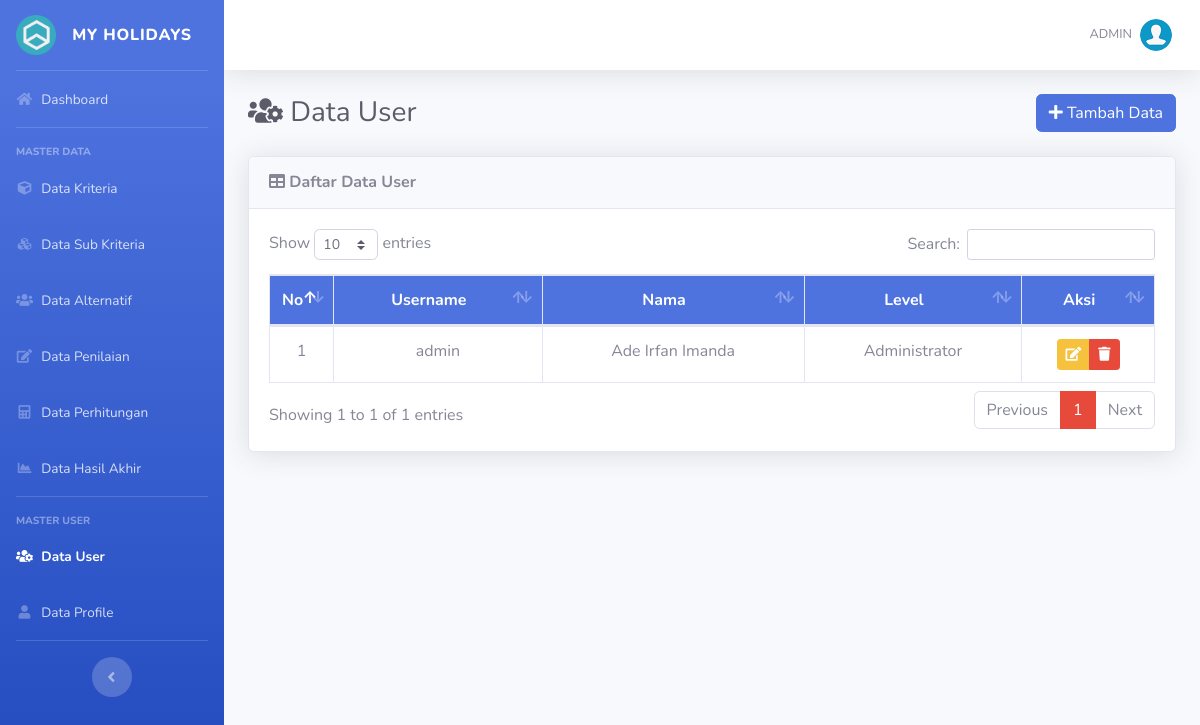
Screenshot of /list-user.php (signed in) with the database file from the repository.
### tables this page shows
CREATE TABLE `user` (
  `id_user` int(5) NOT NULL,
  `username` varchar(16) NOT NULL,
  `password` varchar(50) NOT NULL,
  `nama` varchar(70) NOT NULL,
  `email` varchar(50) DEFAULT NULL,
  `role` char(1) NOT NULL
);

### list-user.php (the view, shortened to what this page needs)
<?php require_once('includes/init.php'); ?>
<?php
require_once('template/header.php');
?>
<div class="d-sm-flex align-items-center justify-content-between mb-4">
    <h1 class="h3 mb-0 text-gray-800"><i class="fas fa-fw fa-users-cog"></i> Data User</h1>
    <a href="tambah-user.php" class="btn btn-primary"> <i class="fa fa-plus"></i> Tambah Data </a>
</div>
<div class="card shadow mb-4">
    <div class="card-header py-3">
        <h6 class="m-0 font-weight-bold"><i class="fa fa-table"></i> Daftar Data User</h6>
    </div>
    <div class="card-body">
		<div class="table-responsive">
			<table class="table table-bordered" id="dataTable" width="100%" cellspacing="0">
				<thead class="bg-primary text-white">
					<tr align="center">
						<th width="5%">No</th>
						<th>Username</th>
						<th>Nama</th>
						<th>Level</th>
						<th width="15%">Aksi</th>
					</tr>
				</thead>
				<tbody>
				<?php
				$no=0;
				$query = mysqli_query($koneksi,"SELECT * FROM user");
				while($data = mysqli_fetch_array($query)):
				$no++;
				?>
					<tr align="center">
						<td><?php echo $no; ?></td>
						<td><?php echo $data['username']; ?></td>
						<td><?php echo $data['nama']; ?></td>
						<td>
						<?php
						if($data['role'] == 1) {
							echo 'Administrator';
						} elseif($data['role'] == 2) {
							echo 'User';
						}
						?>
						</td>
						<td>
							<div class="btn-group" role="group">
								<a data-toggle="tooltip" data-placement="bottom" title="Edit Data" href="edit-user.php?id=<?php echo $data['id_user']; ?>" class="btn btn-warning btn-sm"><i class="fa fa-edit"></i></a>
								<a  data-toggle="tooltip" data-placement="bottom" title="Hapus Data" href="hapus-user.php?id=<?php echo $data['id_user']; ?>" onclick="return confirm ('Apakah anda yakin untuk meghapus data ini')" class="btn btn-danger btn-sm"><i class="fa fa-trash"></i></a>
							</div>
						</td>
					</tr>
				<?php endwhile; ?>
				</tbody>
			</table>
		</div>
	</div>
</div>
<?php
require_once('template/footer.php');
?>

### rows the page displays
user: username "admin", nama "Ade Irfan Imanda", role "Administrator"

### other values shown
$_SESSION['username'] "ADMIN"
